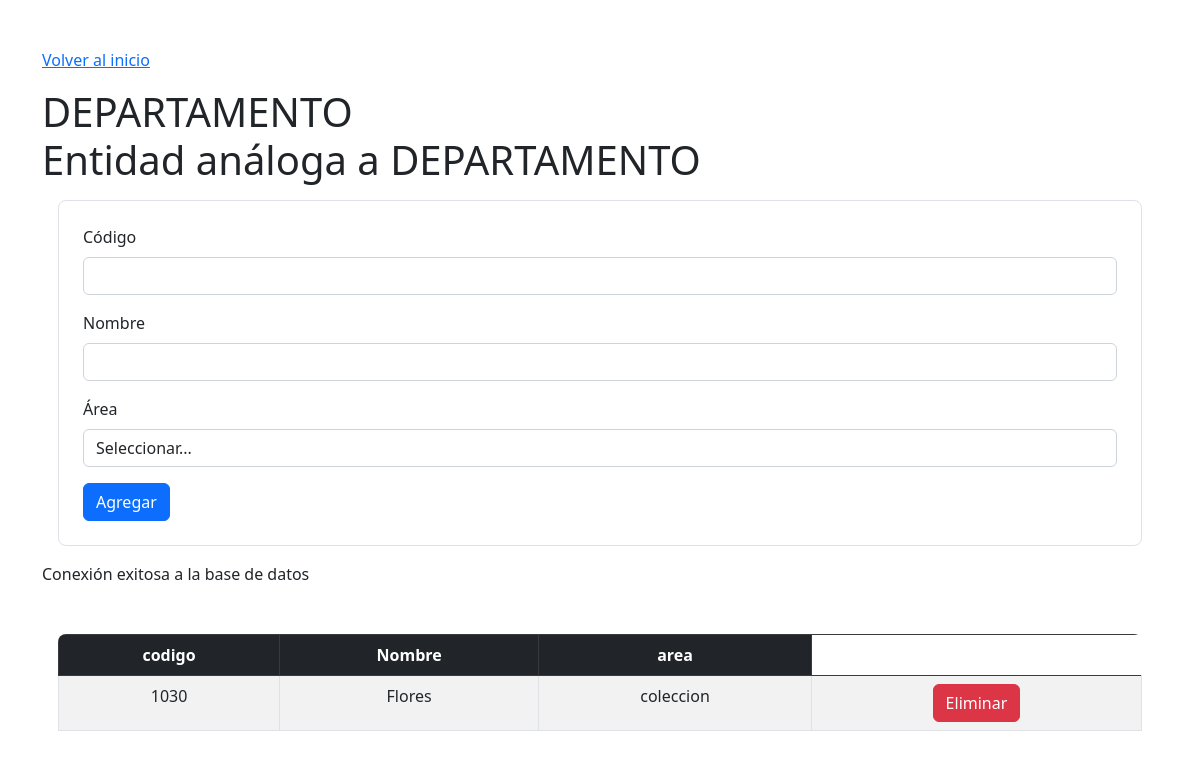
The page /departamento/departamento.php on the database its author committed.
### tables this page shows
CREATE TABLE IF NOT EXISTS `departamento` (
  `codigo` int NOT NULL AUTO_INCREMENT,
  `nombre` varchar(20) NOT NULL,
  `area` varchar(10) NOT NULL,
  PRIMARY KEY (`codigo`)
);

### departamento/departamento_select.php (called while the page is built, shortened)
<?php
require('../config/conexion.php');
$query = "SELECT * FROM departamento";
$resultadoDepartamento = mysqli_query($conn, $query) or die(mysqli_error($conn));

### departamento/departamento.php (the view, shortened to what this page needs)
<?php
include "../includes/header.php";
?>
<h1 class="mt-3">DEPARTAMENTO <br> Entidad análoga a DEPARTAMENTO</h1>
<div class="formulario p-4 m-3 border rounded-3">
    <form action="departamento_insert.php" method="post" class="form-group">
        <div class="mb-3">
            <label for="codigo" class="form-label">Código</label>
            <input type="number" class="form-control" id="codigo" name="codigo" required>
        </div>
        <div class="mb-3">
            <label for="nombre" class="form-label">Nombre</label>
            <input type="text" class="form-control" id="nombre" name="nombre" required>
        </div>
        <div class="mb-3">
            <label for="area" class="form-label">Área</label>
            <select class="form-control" id="area" name="area" required>
                <option value="">Seleccionar...</option>
            </select>
        </div>
        <button type="submit" class="btn btn-primary">Agregar</button>
    </form>
</div>
<?php
require("departamento_select.php");
if($resultadoDepartamento and $resultadoDepartamento->num_rows > 0):
?>
<div class="tabla mt-5 mx-3 rounded-3 overflow-hidden">
    <table class="table table-striped table-bordered">
        <thead class="table-dark">
            <tr>
                <th scope="col" class="text-center">codigo</th>
                <th scope="col" class="text-center">Nombre</th>
                <th scope="col" class="text-center">area</th>
            </tr>
        </thead>
        <tbody>
            <?php
            foreach ($resultadoDepartamento as $fila):
            ?>
            <tr>
                <td class="text-center"><?= $fila["codigo"]; ?></td>
                <td class="text-center"><?= $fila["nombre"]; ?></td>
                <td class="text-center"><?= $fila["area"]; ?></td>
                <td class="text-center">
                    <form action="departamento_delete.php" method="post">
                        <button type="submit" class="btn btn-danger">Eliminar</button>
                    </form>
                </td>
            </tr>
            <?php
            endforeach;
            ?>
        </tbody>
    </table>
</div>
<?php
endif;
include "../includes/footer.php";
?>

### rows shown on the page
departamento: codigo "1030", nombre "Flores", area "coleccion"
